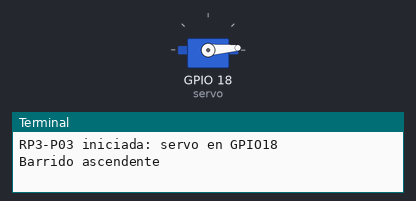
Bench run of a program on a simulated Raspberry Pi (BCM pin numbers). Shown: servo, the last lines printed to the terminal. Servo angles are drawn from the pulse width (0.5 ms = 0°, 2.5 ms = 180°).

Above: at 1.05 s.
At 1.7 s:
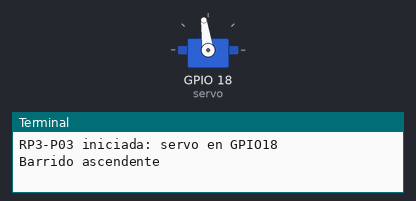
At 2.35 s:
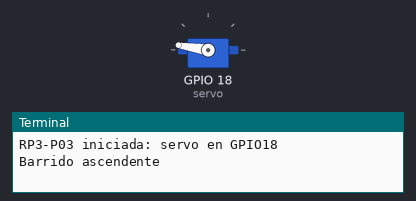
At 3.7 s:
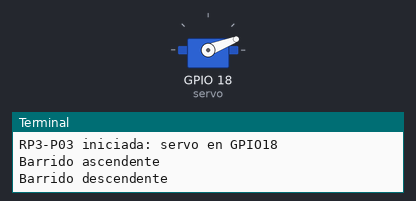
Timing chart, 0 to 8.5 s (numbered marks = the images above):
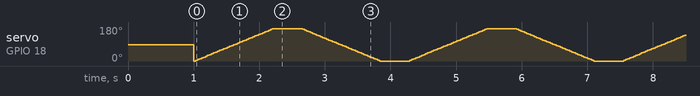

The program:

RP3-P03-servo.py
```python
#!/usr/bin/env python3
"""
RP3-P03 - Servomotor SG90 en GPIO18
Placa: Raspberry Pi 3 Model B+ (Raspberry Pi OS)
Biblioteca: gpiozero

Objetivo: controlar la posicion de un servomotor SG90 mediante PWM generado
desde GPIO18 (pin fisico 12), alimentandolo desde una fuente externa de 5V
con tierra comun (NUNCA desde el pin de 3.3V ni desde un GPIO).

Ejecucion:
    python3 RP3-P03-servo.py
"""
from gpiozero import AngularServo
from time import sleep

PIN_SERVO = 18       # GPIO18 = pin fisico 12
ANGULO_MINIMO = -80  # gpiozero AngularServo usa un rango simetrico
ANGULO_MAXIMO = 80
PASO = 4
PAUSA_S = 0.03


def main():
    # min_pulse_width y max_pulse_width son valores tipicos de partida para
    # un SG90; deben ajustarse si el servo zumba o alcanza un tope mecanico.
    servo = AngularServo(
        PIN_SERVO,
        min_angle=ANGULO_MINIMO,
        max_angle=ANGULO_MAXIMO,
        min_pulse_width=0.0005,
        max_pulse_width=0.0024,
    )

    print(f"RP3-P03 iniciada: servo en GPIO{PIN_SERVO}")
    servo.angle = 0
    sleep(1)

    try:
        while True:
            print("Barrido ascendente")
            for angulo in range(ANGULO_MINIMO, ANGULO_MAXIMO + 1, PASO):
                servo.angle = angulo
                sleep(PAUSA_S)
            sleep(0.4)

            print("Barrido descendente")
            for angulo in range(ANGULO_MAXIMO, ANGULO_MINIMO - 1, -PASO):
                servo.angle = angulo
                sleep(PAUSA_S)
            sleep(0.4)
    except KeyboardInterrupt:
        print("\nDetenido por el usuario.")
    finally:
        servo.detach()  # deja de enviar pulsos; el servo queda libre
        servo.close()


if __name__ == "__main__":
    main()
```
